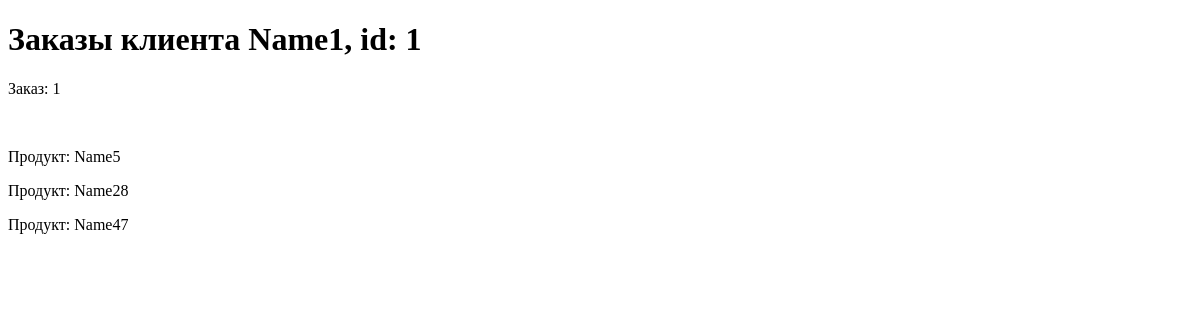
Page /hw3/client/1/ on the earlier database version.
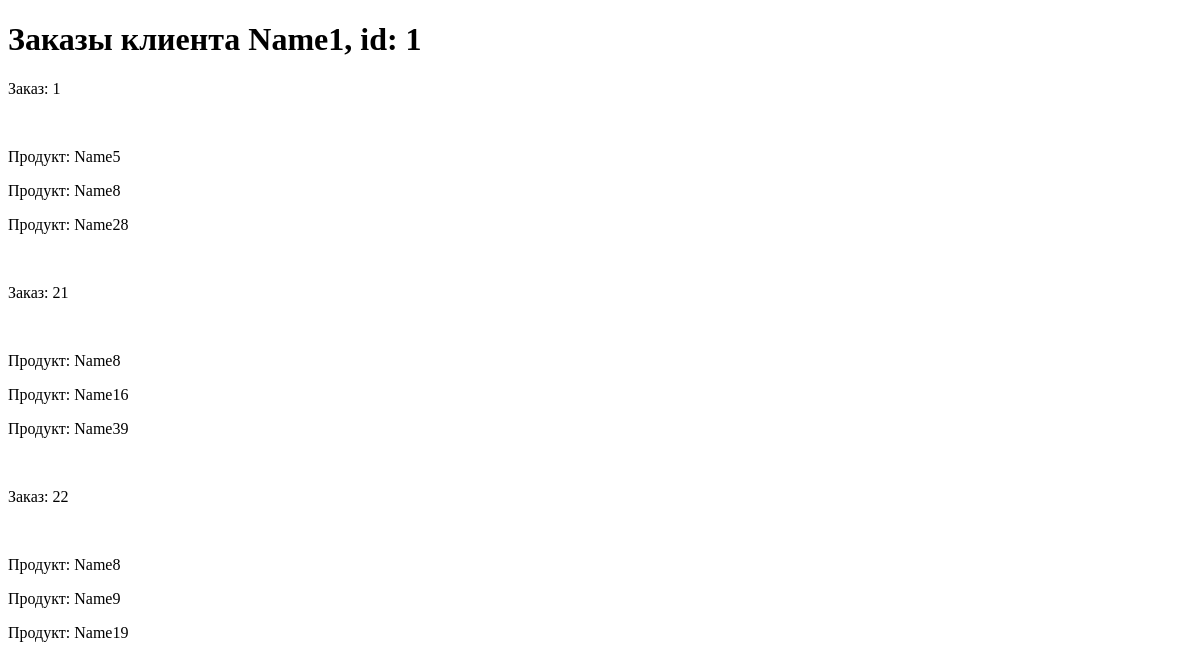
Same page on the later database version.
### homework_2_app/models.py (models this page shows)
class Order(models.Model):
    customer = models.ForeignKey(Client, on_delete=models.CASCADE)
    products = models.ManyToManyField(Product)
    total_price = models.DecimalField(default=0, max_digits=20, decimal_places=2)
    date_ordered = models.DateField(auto_now_add=True)

class Product(models.Model):
    name = models.CharField(max_length=100)
    description = models.TextField()
    price = models.DecimalField(max_digits=20, decimal_places=2)
    count = models.IntegerField(default=0)
    date_added = models.DateField(auto_now_add=True)
    image = models.ImageField(upload_to='products/', null=True)

### homework_3_app/views.py (the view)
# urls.py: path('client/<int:client_id>/', FindOrdersClient.as_view(), name='client'),
class FindOrdersClient(TemplateView):
    template_name = 'homework_3_app/orders_client.html'
    def get_context_data(self, **kwargs):
        context = super().get_context_data(**kwargs)
        client = Client.objects.get(pk=self.kwargs['client_id'])
        orders = Order.objects.filter(customer=client)
        context['title'] = f'Заказы клиента {client.name}, id: {client.pk}'
        context['orders'] = orders
        return context

### homework_3_app/templates/homework_3_app/orders_client.html (shortened to what this page needs)
{% extends 'base.html' %}
{% block content %}
<h1>{{ title }}</h1>
{% for order in orders %}
<p>Заказ: {{ order.pk }}</p><br>
{% for product in order.products.all %}
<p>Продукт: {{ product.name }}
{% endfor %}
</p><br>
{% endfor %}
{% endblock %}

### templates/base.html (shortened to what this page needs)
<!DOCTYPE html>
<html lang="ru">
<head>
</head>
<body>
{% block content %}{% endblock %}
</body>
</html>

Differences in the rows shown:
changed Order id 1: loses Product (name "Name47")
now on this page (row unchanged): Product: name "Name8"
added Order: pk "21"
now on this page (row unchanged): Product: name "Name16", shown under "21"
now on this page (row unchanged): Product: name "Name39", shown under "21"
added Order: pk "22"
now on this page (row unchanged): Product: name "Name9", shown under "22"
now on this page (row unchanged): Product: name "Name19", shown under "22"
